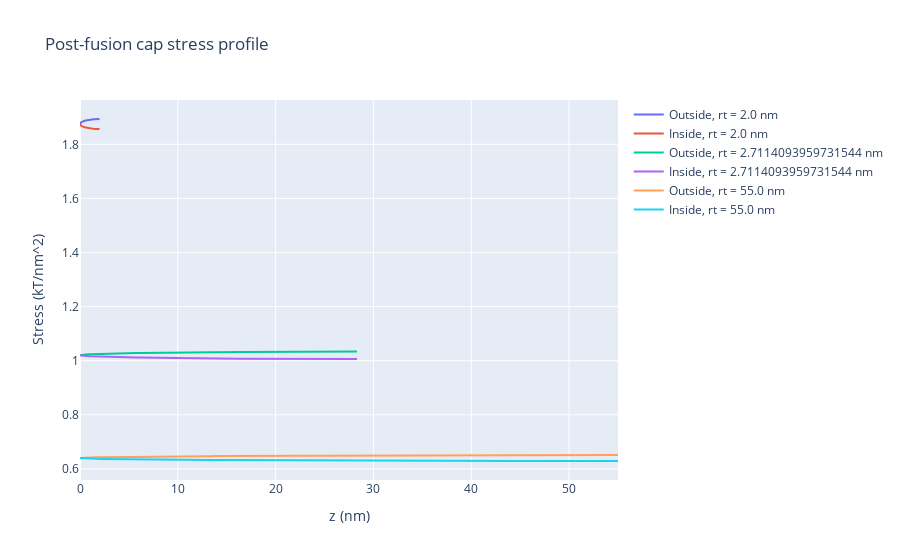
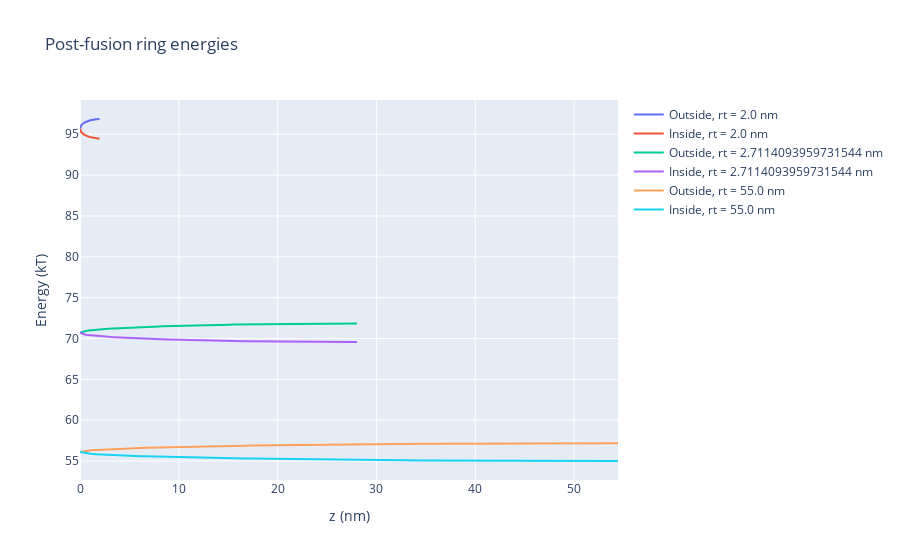
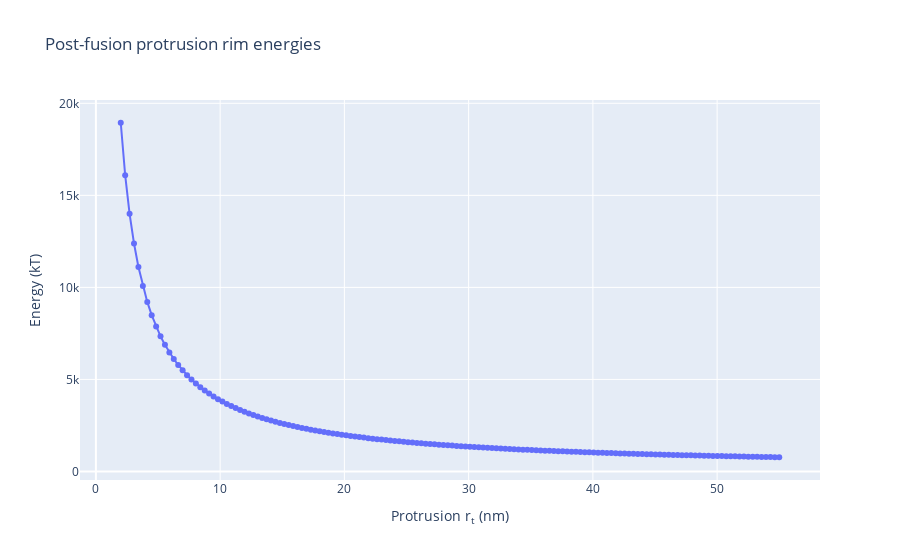

The notebook cell these images were saved under, in order:
### Markdown cell above
Validation of my "simulation parameter" validation:
- Dividing the z axis in to 1+Rt*n steps.  Choosing n=4 appears to be quite sufficient.  The final figure for GPre changes only slightly for n=2-->4, and there is no meaningful difference from n=4-->1000
    - Pass!

## Computation: post-fusion base rim via z-axis Riemann sum in cylindrical coordinates

This is the same as in BaseFusionPrePost.ipynb v1.1.1

*Caution: It is tempting to apply Christoph and Rob's (2011 paper) solution for conical pores to this situation.  However, we cannot.  Their conical set-up requires an imagined vertex that the membrane would converge to.  On the other hand, my cylindrical set-up is at a 90 degree rotation (where 0 is a perfectly flat membrane) and would only have such a vertex if the tube radius was infinitely thin.  We must therefore calculate this via direct application of toroidal geometry.*

This method poses the problem that each location on the z axis corresponds to 2 angles (except at the end).  However, we can use the same trigonometric method that we used in the previous section:

$u_{rim} = \left\{ \pi - arcsin \left(\frac{R_t - z}{R_t} \right) \cup arcsin \left(\frac{R_t - z}{R_t} \right) \right\}$

Note that this will double-count $u_{rim} = \pi/2$, but that shouldn't be a huge problem since its contribution will be small compared to the whole.

### Code cell
zSteps = 100
zRim = [np.linspace(0,rim_rt[0],num=zSteps)] # nm
for rt in range(1,rim_rt.size):
    zRim.append(np.linspace(0,rim_rt[rt],num=zSteps))

uRim = np.zeros((rim_rt.size,zSteps,2)) # radians
    # rim tube angle for each rim_rt as a function of z where uRim1 = 0 is 
    # defined as pointing outward on the bisecting transverse plane
    # 3rd dimension to acct for the fact that each z has a u for the inner 
    # surface and a u for the outer surface

kRim = np.zeros((rim_rt.size,zSteps,2)) # 1/nm; curv for each angle u on rim
    # curvature for each rim_rt value at each zRim along the rim surface
stressRim = np.zeros((rim_rt.size,zSteps,2)) # kT/nm^2; stress at each point
GRingPost = np.zeros((rim_rt.size,zSteps-1,2)) # kT; G_b of each ring
    # zRim.size-1 since Reimann summing reduces num of elements by 1
GPost = np.zeros(rim_rt.size)

#First calculate the relevant angles
for rt in range(0,rim_rt.size):
    for z in range(0,zSteps):
        uRim[rt,z,0] = np.arcsin((rim_rt[rt]-zRim[rt][z])/rim_rt[rt])  # Outside of torus
        uRim[rt,z,1] = np.pi - np.arcsin((rim_rt[rt]-zRim[rt][z])/rim_rt[rt])  # Inside of torus
        
#Second calculate the curvatures
for rt in range(0,rim_rt.size):
    for z in range(0,zSteps):
        kRim[rt,z,0] = torusCircCurv(R0,rim_rt[rt],uRim[rt,z,0])
        kRim[rt,z,1] = torusCircCurv(R0,rim_rt[rt],uRim[rt,z,1])
#print(kRim)

#Next calculate the "stress" (energy per unit area) profile
for rt in range(0,rim_rt.size):
    for z in range(0,zSteps):
        stressRim[rt,z,0] = helfrichStress(kRim[rt,z,0],1/rim_rt[rt],Kb)
        stressRim[rt,z,1] = helfrichStress(kRim[rt,z,1],1/rim_rt[rt],Kb)
            # NOT Kb*2 since only a single bilayer bending now

# Now find the energy of the discrete uRim rings via left Riemann sum
# To do so, we first must find the radii of the inner ringers and the outer rings
R1Out = np.zeros((rim_rt.size,zSteps))
R1In = np.zeros((rim_rt.size,zSteps))
for rt in range(0,rim_rt.size):
    for z in range(0,zSteps):
        R1Out[rt,z] = R0 + rim_rt[rt] + np.sqrt(1-((rim_rt[rt]-zRim[rt][z])/rim_rt[rt])**2) #out
        R1In[rt,z] = R0 + rim_rt[rt] - np.sqrt(1-((rim_rt[rt]-zRim[rt][z])/rim_rt[rt])**2) #in
            #Dist from z axis to membrane at given z (using trig a identity)
# Now we'll find the energy of each ring via left Riemann sum
for rt in range(0,rim_rt.size):
    for z in range(0,zSteps-1):
        # Stress per ring by finding cylindrical wall area * ring stress
        GRingPost[rt,z,0] = np.pi * 2*R1Out[rt,z] * (zRim[rt][1]-zRim[rt][0]) * stressRim[rt,z,0]
        GRingPost[rt,z,1] = np.pi * 2*R1In[rt,z] * (zRim[rt][1]-zRim[rt][0]) * stressRim[rt,z,1]

# Finally, add up all the rings' energies to get the total energy
for rt in range(0,rim_rt.size):
    for z in range(0,zSteps-1):
        GPost[rt] += GRingPost[rt,z,0] + GRingPost[rt,z,1]

#--------------------------------------------------------------------------------------------
# Graph the results
#--------------------------------------------------------------------------------------------
stressPlot = go.Figure()
stressPlot.add_trace(go.Scatter(x=zRim[0], y=stressRim[0,:,0], mode='lines', 
                                name='Outside, rt = {0} nm'.format(rim_rt[0])))
stressPlot.add_trace(go.Scatter(x=zRim[0], y=stressRim[0,:,1], mode='lines', 
                                name='Inside, rt = {0} nm'.format(rim_rt[0])))
stressPlot.add_trace(go.Scatter(x=zRim[round((rim_rt.size-1)/2)], y=stressRim[2,:,0], mode='lines', 
                                name='Outside, rt = {0} nm'.format(rim_rt[2])))
stressPlot.add_trace(go.Scatter(x=zRim[round((rim_rt.size-1)/2)], y=stressRim[2,:,1], mode='lines', 
                                name='Inside, rt = {0} nm'.format(rim_rt[2])))
stressPlot.add_trace(go.Scatter(x=zRim[rim_rt.size-1], y=stressRim[4,:,0], mode='lines', 
                                name='Outside, rt = {0} nm'.format(rim_rt[rim_rt.size-1])))
stressPlot.add_trace(go.Scatter(x=zRim[rim_rt.size-1], y=stressRim[4,:,1], mode='lines', 
                                name='Inside, rt = {0} nm'.format(rim_rt[rim_rt.size-1])))
stressPlot.update_layout(title="Post-fusion cap stress profile",
                        xaxis_title="z (nm)", yaxis_title="Stress (kT/nm^2)")
stressPlot.show()

ringGPlot = go.Figure()
ringGPlot.add_trace(go.Scatter(x=zRim[0], y=GRingPost[0,:,0], mode='lines', 
                               name='Outside, rt = {0} nm'.format(rim_rt[0])))
ringGPlot.add_trace(go.Scatter(x=zRim[0], y=GRingPost[0,:,1], mode='lines', 
                               name='Inside, rt = {0} nm'.format(rim_rt[0])))
ringGPlot.add_trace(go.Scatter(x=zRim[round((rim_rt.size-1)/2)], y=GRingPost[2,:,0], mode='lines', 
                               name='Outside, rt = {0} nm'.format(rim_rt[2])))
ringGPlot.add_trace(go.Scatter(x=zRim[round((rim_rt.size-1)/2)], y=GRingPost[2,:,1], mode='lines', 
                               name='Inside, rt = {0} nm'.format(rim_rt[2])))
ringGPlot.add_trace(go.Scatter(x=zRim[rim_rt.size-1], y=GRingPost[4,:,0], mode='lines', 
                               name='Outside, rt = {0} nm'.format(rim_rt[rim_rt.size-1])))
ringGPlot.add_trace(go.Scatter(x=zRim[rim_rt.size-1], y=GRingPost[4,:,1], mode='lines', 
                               name='Inside, rt = {0} nm'.format(rim_rt[rim_rt.size-1])))
ringGPlot.update_layout(title="Post-fusion ring energies",
                        xaxis_title="z (nm)", yaxis_title="Energy (kT)")
ringGPlot.show()

postGPlot = go.Figure()
postGPlot.add_trace(go.Scatter(x=rim_rt, y=GPost, mode='markers + lines'))
postGPlot.update_layout(title="Post-fusion protrusion rim energies",
                        xaxis_title="Protrusion r<sub>t</sub> (nm)", yaxis_title="Energy (kT)")
postGPlot.show()

print("Total Gb of post-fusion protrusion rim in kT = ",GPost)
